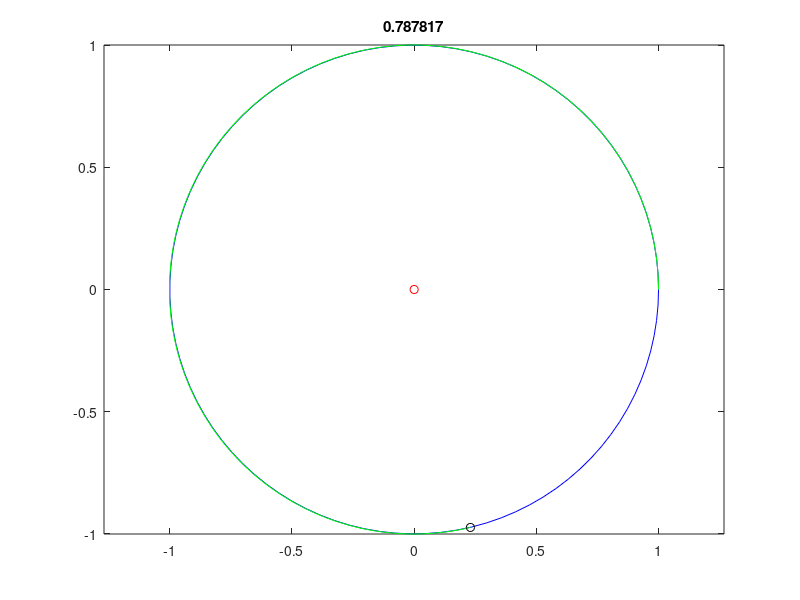

This figure's MATLAB source:
clear;

h=0.05;       % timestep of 0.05 time-units
pos=[1 0];    % initial position
vel=[0 1];  % initial velocity

steps=100;              % number of steps
skip=ceil(steps/100);   % plot only 100 frames

theta=linspace(0,2*pi,100);   % equally spaced points
xc=cos(theta);
yc=sin(theta);

for i=1:steps
  x(i)=pos(1);
  y(i)=pos(2);
  time=(i-1)*h/(2*pi);

  if rem(i,skip)==0
    plot(xc,yc,'b',x,y,'g-',pos(1),pos(2),'ko',0,0,'ro')
    title(time)
    axis equal;
    pause(0);
  end

  r=norm(pos);
  acc=-1/r^2 * pos/r;
 
  % Velocity-Verlet Method
  pos = pos + h*vel + 0.5*h^2*acc;
  r = norm(pos);
  accnext = - 1 / r^2 * pos / r;
  vel = vel + 0.5*h*(acc+accnext);
end

disp(pos)
